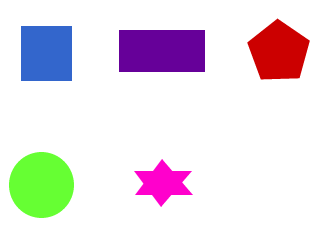
%> input picture matlab/data/shapes23.png, 315 x 250 px
$ octave lab03_chain_code_va_signature.m   (GNU Octave 9; MATLAB toolbox functions it lacks are replaced by stand-ins)
%> lines starting %> are read from the running program, lines starting %| are printed output that depends on the picture; in (x1, y1, x2, y2) boxes, pixels count from 0 and x2, y2 are one past the last pixel; in counts of white or black regions, pixels touching at a corner belong together; the program's own positions count from 1
%% LAB 3 - FREEMAN CHAIN CODE VA SIGNATURE
clear; close all; clc;
scriptDir=fileparts(mfilename('fullpath'));
I=imread(fullfile(scriptDir,'..','data','shapes23.png')); if ndims(I)==3, I=rgb2gray(I); end
%> further down, I is the input picture: size 250x315x3 uint8; mean R, G, B 232.5, 224.9, 230.4
%> after `I=rgb2gray(I)`:
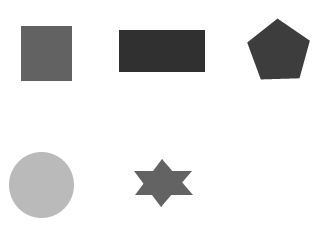
%> I: size 250x315 uint8; min 48, max 255, mean 227.8
BW=imbinarize(I); if mean(BW(:))>.5, BW=~BW; end
%> after `BW=imbinarize(I)`:
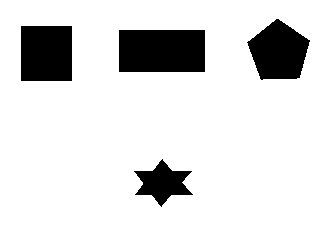
%> BW: size 250x315 logical; 86.8% white; 4 black regions, box (x1, y1, x2, y2) and area: (119, 30, 205, 72) 3612, (21, 26, 72, 81) 2805, (247, 19, 310, 80) 2624, (134, 159, 193, 207) 1393
CC=bwconncomp(BW,8); [~,k]=max(cellfun(@numel,CC.PixelIdxList)); O=false(size(BW)); O(CC.PixelIdxList{k})=true;
%> after `CC=bwconncomp(BW,8)`: CC = 4 connected components
%> after `[~,k]=max(cellfun(@numel,CC.PixelIdxList))`: k = 2
%> after `O(CC.PixelIdxList{k})=true`:
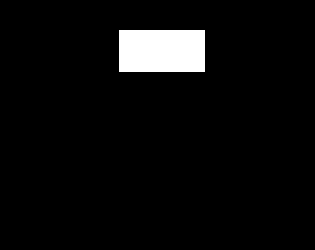
%> O: size 250x315 logical; 4.6% white; 1 white region, box (x1, y1, x2, y2) and area: (119, 30, 205, 72) 3612
B=bwboundaries(O,'noholes'); boundary=B{1}; next=[boundary(2:end,:);boundary(1,:)]; delta=next-boundary;
%> after `B=bwboundaries(O,'noholes')`: B = 1 boundary; box (x1, y1, x2, y2) and points: (119, 30, 205, 72) 253
%> after `boundary=B{1}`: boundary = 253 rows, first 12: [31 120; 31 121; 31 122; 31 123; 31 124; 31 125; 31 126; 31 127; 31 128; 31 129; 31 130; 31 131]
%> after `next=[boundary(2:end,:);boundary(1,:)]`: next = 253 rows, first 12: [31 121; 31 122; 31 123; 31 124; 31 125; 31 126; 31 127; 31 128; 31 129; 31 130; 31 131; 31 132]
%> after `delta=next-boundary`: delta = 253 rows, first 12: [0 1; 0 1; 0 1; 0 1; 0 1; 0 1; 0 1; 0 1; 0 1; 0 1; 0 1; 0 1]
dirs=[0 1;1 1;1 0;1 -1;0 -1;-1 -1;-1 0;-1 1];
[valid,code]=ismember(delta,dirs,'rows'); code=code(valid)-1;
%> after `[valid,code]=ismember(delta,dirs,'rows')`: valid = 253 logical values, 252 true; code = 253 values, max 7 at index 212, min 0 at index 253, mean 3.64
%> after `code=code(valid)-1`: code = 252 values from 0 to 6
shape=mod(diff([code;code(1)]),8); canonical=shape;
%> after `shape=mod(diff([code;code(1)]),8)`: shape = 252 values, max 2 at index 85, min 0 at index 1, mean 0.0317
%> after `canonical=shape`: canonical has the same summary as shape
for k=1:numel(shape)
    candidate=circshift(shape,k-1); if lexLess(candidate,canonical), canonical=candidate; end
end
%> this loop made 252 passes
%> q in lexLess on passes 2 to 4: 1, 2, 3
S=regionprops(O,'Centroid'); ctr=S.Centroid; theta=atan2(-(boundary(:,1)-ctr(2)),boundary(:,2)-ctr(1)); radius=hypot(boundary(:,2)-ctr(1),boundary(:,1)-ctr(2));
%> after `S=regionprops(O,'Centroid')`: S = 1 region; Centroid: [162.5 51.5]
%> after `ctr=S.Centroid`: ctr = [162.5 51.5]
%> after `theta=atan2(-(boundary(:,1)-ctr(2)),boundary(:,2)-ctr(1))`: theta = 253 values, max 3.13 at index 233, min -3.13 at index 232, mean 0.0106
%> after `radius=hypot(boundary(:,2)-ctr(1),boundary(:,1)-ctr(2))`: radius = 253 values, max 47.19 at index 127, min 20.51 at index 43, mean 35.24
figure('Name','Lab 3 - Boundary descriptors');
subplot(1,3,1); imshow(O); hold on; plot(boundary(:,2),boundary(:,1),'r'); title('Bien duoc truy vet'); hold off;
subplot(1,3,2); stem(1:numel(code),code,'.'); ylim([-1 8]); xlabel('Pixel bien'); ylabel('Huong (0..7)'); title('Freeman chain code');
subplot(1,3,3); plot(theta,radius); xlabel('Goc (rad)'); ylabel('Khoang cach den tam'); title('Signature r(theta)');
%> after `title('Signature r(theta)')`:
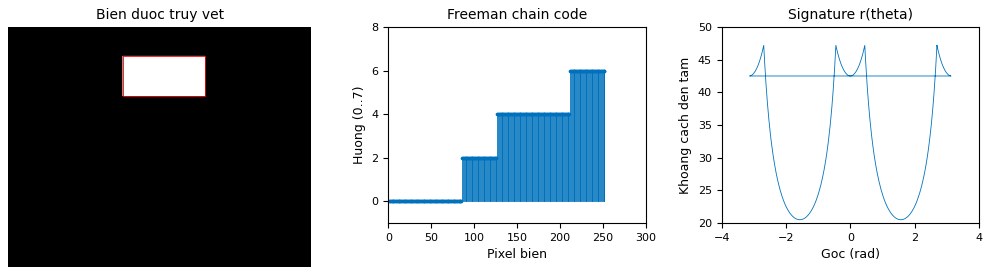
%> figure redrawn from the program's plot data, 3 panels
fprintf('Chain code (%d huong dau): ',min(40,numel(code))); fprintf('%d ',code(1:min(40,end))); fprintf('\nShape number (%d huong dau): ',min(40,numel(canonical))); fprintf('%d ',canonical(1:min(40,end))); fprintf('\n');
%| Chain code (40 huong dau): 0 0 0 0 0 0 0 0 0 0 0 0 0 0 0 0 0 0 0 0 0 0 0 0 0 0 0 0 0 0 0 0 0 0 0 0 0 0 0 0
%| Shape number (40 huong dau): 0 0 0 0 0 0 0 0 0 0 0 0 0 0 0 0 0 0 0 0 0 0 0 0 0 0 0 0 0 0 0 0 0 0 0 0 0 0 0 0

function tf=lexLess(a,b)
q=find(a(:)~=b(:),1); tf=~isempty(q) && a(q)<b(q);
end
